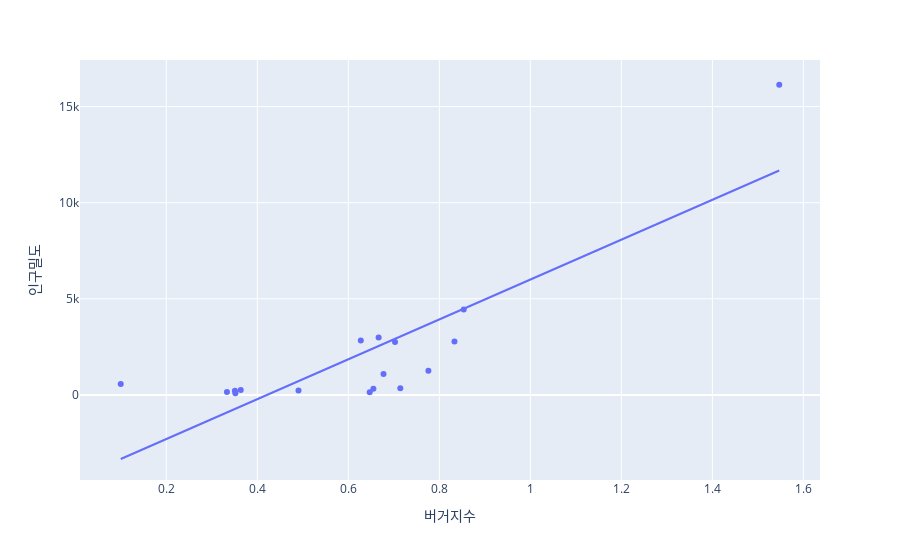

Notebook cell for this chart:
### Code cell
px.scatter(nstore_stat_df, x='버거지수', y='인구밀도', trendline='ols', hover_name='시도별')

### Figure 1 — Plotly figure (JSON) as saved in the notebook; plotly's stock layout.template omitted (floating-point values rounded to 4 significant figures)
{"data": [{"hovertemplate": "<b>%{hovertext}</b><br><br>버거지수=%{x}<br>인구밀도=%{y}<extra></extra>", "hovertext": ["강원도", "경기도", "경상남도", "경상북도", "광주광역시", "대구광역시", "대전광역시", "부산광역시", "서울특별시", "세종특별자치시", "울산광역시", "인천광역시", "전라남도", "전라북도", "제주특별자치도", "충청남도", "충청북도"], "legendgroup": "", "marker": {"color": "#636efa", "symbol": "circle"}, "mode": "markers", "name": "", "orientation": "v", "showlegend": false, "type": "scatter", "x": [0.3519, 0.776, 0.6552, 0.6471, 0.6667, 0.8333, 0.6275, 0.8537, 1.547, 0.1, 0.6774, 0.7027, 0.3333, 0.4906, 0.7143, 0.3636, 0.3509], "xaxis": "x", "y": [90, 1255, 317, 141, 2984, 2782, 2832, 4447, 16136, 571, 1092, 2750, 146, 227, 343, 262, 217], "yaxis": "y"}, {"hovertemplate": "<b>OLS trendline</b><br>인구밀도 = 10372.8 * 버거지수 + -4370.83<br>R<sup>2</sup>=0.719148<br><br>버거지수=%{x}<br>인구밀도=%{y} <b>(trend)</b><extra></extra>", "legendgroup": "", "marker": {"color": "#636efa", "symbol": "circle"}, "mode": "lines", "name": "", "showlegend": false, "type": "scatter", "x": [0.1, 0.3333, 0.3509, 0.3519, 0.3636, 0.4906, 0.6275, 0.6471, 0.6552, 0.6667, 0.6774, 0.7027, 0.7143, 0.776, 0.8333, 0.8537, 1.547], "xaxis": "x", "y": [-3334.0, -913.2, -731.2, -721.1, -598.9, 717.7, 2138.0, 2341.0, 2425.0, 2544.0, 2656.0, 2918.0, 3038.0, 3679.0, 4273.0, 4484.0, 11680.0], "yaxis": "y"}], "layout": {"legend": {"tracegroupgap": 0}, "margin": {"t": 60}, "xaxis": {"anchor": "y", "domain": [0, 1], "title": {"text": "버거지수"}}, "yaxis": {"anchor": "x", "domain": [0, 1], "title": {"text": "인구밀도"}}}}
